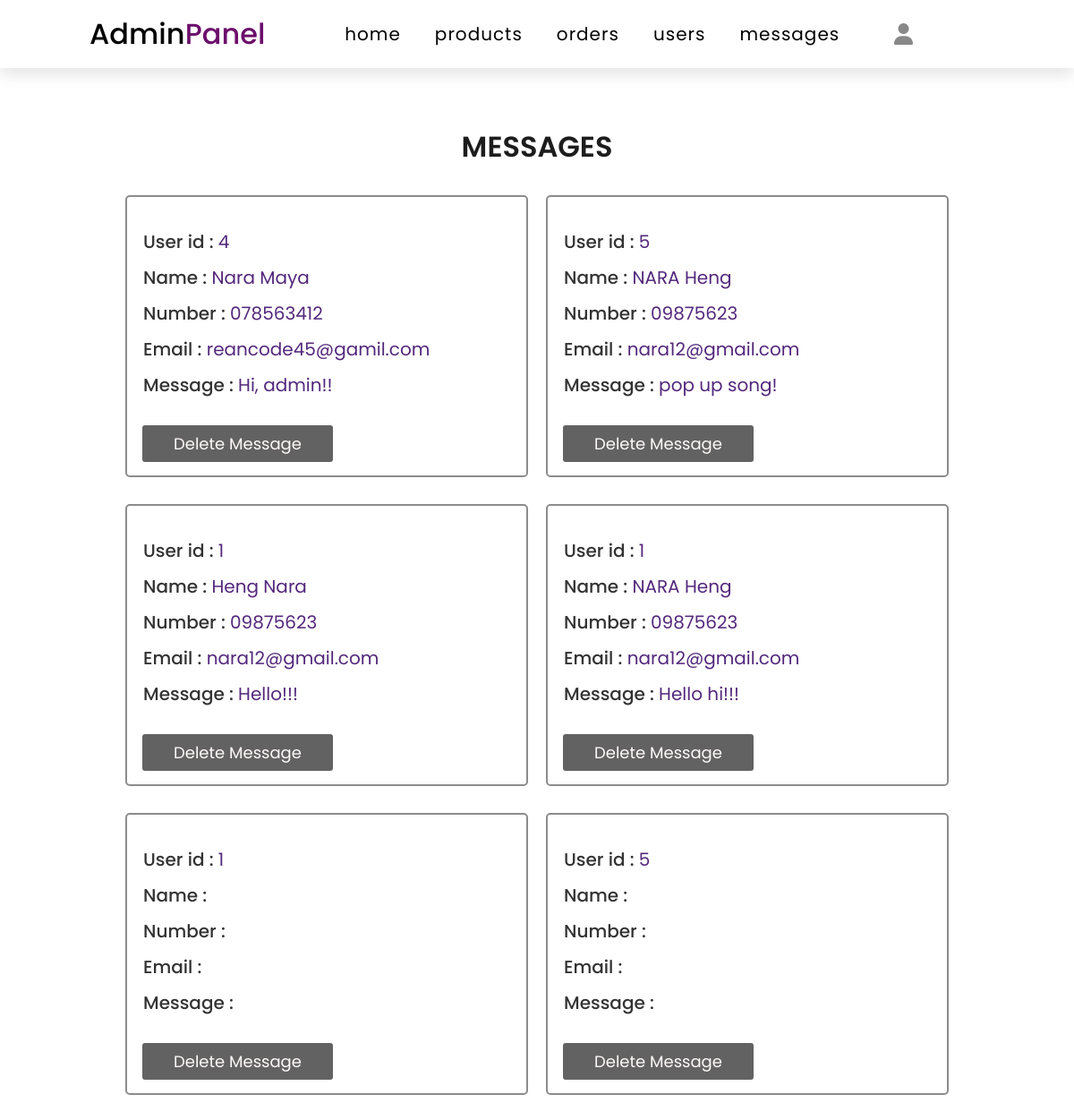
/admin_messages.php (signed in), run on the app's committed database.
### tables this page shows
CREATE TABLE `saysomething` (
  `id` int(100) NOT NULL,
  `user_id` int(100) NOT NULL,
  `name` varchar(200) NOT NULL,
  `email` varchar(100) NOT NULL,
  `number` varchar(10) NOT NULL,
  `message` varchar(500) NOT NULL,
  `date` date NOT NULL DEFAULT current_timestamp()
);

### database.php (called while the page is built, shortened)
<?php
    function db() {
        return new mysqli('localhost', 'root', '', 'chanel_db');
    }
?>

### admin_messages.php (the view, shortened to what this page needs)
<?php
    require_once('database.php');
?>
<!DOCTYPE html>
<html lang="en">
<head>
    <link rel="stylesheet" href="css/admin_style.css">
    <link rel="stylesheet" href="https://cdnjs.cloudflare.com/ajax/libs/font-awesome/6.1.1/css/all.min.css">
</head>
<body>
    <?php include 'admin_header.php'; ?>
    <div class="message">
        <h1 class="heading">Messages</h1>
        <div class="show_message">
            <?php
                $message = db()->query("SELECT * FROM saysomething");
                $num_row = mysqli_num_rows($message);
                if($num_row >0 ){
                    echo '<div class="showMess">';
                    for($i= 1 ; $i<= $num_row; $i++){
                        if($row = mysqli_fetch_array($message)){
                            $id = $row['id'];
                            $user_Id = $row['user_id'];
                            $name = $row['name'];
                            $number = $row['number'];
                            $email = $row['email'];
                            $mess = $row['message'];
            ?>
                            <div class="mess showResult">
                                <p>User id : <span class="userId"><?php echo $user_Id ?></span> </p>
                                <p>Name : <span class="name"> <?php echo $name ?> </span> </p>
                                <p>Number : <span class="number"> <?php echo $number ?> </span> </p>
                                <p>Email : <span class="email"> <?php echo $email ?> </span> </p>
                                <p>Message : <span class="messa"> <?php echo $mess ?> </span> </p>
                                <button type="submit" class="delete_btn" id="<?php echo $id ?>">Delete Message</button>
                            </div>
            <?php
                        }
                        if($i %2 == 0){
                            echo '</div>';
                            echo '<div class="showMess">';
                        }
                    }
                    echo '</div>';
                }
            ?>
        </div>
    </div>
</body>
</html>

### css/admin_style.css (style rules this page uses)
* { box-sizing: border-box; }
body { font-family: 'Poppins', sans-serif; overflow-x: hidden; scroll-behavior: smooth; scroll-padding-top: 6rem; margin: 0; padding: 0; }
.heading { text-transform: uppercase; font-family: inherit; font-size: 2rem; text-align: center; color: #1d1d1d; font-weight: 600; margin: 140px auto 10px; }
.update_btn, .delete_btn { border: none; font-family: inherit; font-size: 18px; background-color: rgb(163, 59, 93); color: snow; padding: 7px 35px; border-radius: 3px; margin: 5px 1px 25px; cursor: pointer; }
.delete_btn { background-color: #616161; }
.showResult { width: 360px; border: 2px solid #8d8b8b; border-radius: 5px; padding: 15px 10px 20px; margin-left: 30px; }
.showResult p { color: #333333; font-weight: 500; font-size: 20px; margin-left: .5rem; margin-bottom: -10px; line-height: 30px; }
.showResult p span { color: #53287c; font-weight: 400; cursor: pointer; }
.message { margin: 70px 0px 50px; }
.show_message { margin: 30px 0px 50px; width: 100%; height: auto; }
.show_message .showMess { display: flex; align-items: center; justify-content: center; margin: 10px 10px 30px; }
.show_message .showMess div { width: 450px; margin: 0 10px; }
.mess button { background-color: #636262; margin-left: 7px; margin-top: 40px; margin-bottom: -5px; }

### data on the page
saysomething: user "4", name "Nara Maya", number "078563412", email "reancode45@gamil.com", message "Hi, admin!!"
saysomething: user "5", name "NARA Heng", number "09875623", email "nara12@gmail.com", message "pop up song!"
saysomething: user "1", name "Heng Nara", number "09875623", email "nara12@gmail.com", message "Hello!!!"
saysomething: user "1", name "NARA Heng", number "09875623", email "nara12@gmail.com", message "Hello hi!!!"
saysomething: user "1"
saysomething: user "5"
